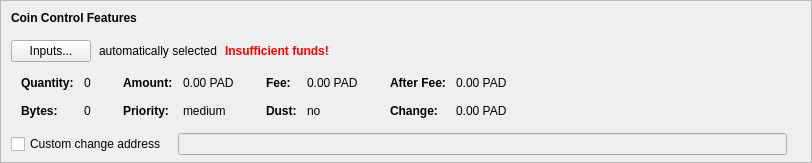
    <widget class="QFrame" name="frameCoinControl">
     <property name="sizePolicy">
      <sizepolicy hsizetype="Expanding" vsizetype="Expanding">
       <horstretch>0</horstretch>
       <verstretch>0</verstretch>
      </sizepolicy>
     </property>
     <property name="maximumSize">
      <size>
       <width>16777215</width>
       <height>16777215</height>
      </size>
     </property>
     <property name="frameShape">
      <enum>QFrame::StyledPanel</enum>
     </property>
     <property name="frameShadow">
      <enum>QFrame::Sunken</enum>
     </property>
     <layout class="QVBoxLayout" name="verticalLayoutCoinControl2">
      <property name="spacing">
       <number>0</number>
      </property>
      <property name="leftMargin">
       <number>0</number>
      </property>
      <property name="topMargin">
       <number>0</number>
      </property>
      <property name="rightMargin">
       <number>0</number>
      </property>
      <property name="bottomMargin">
       <number>6</number>
      </property>
      <item>
       <layout class="QVBoxLayout" name="verticalLayoutCoinControl" stretch="0,0,0,0,1">
        <property name="spacing">
         <number>0</number>
        </property>
        <property name="leftMargin">
         <number>10</number>
        </property>
        <property name="topMargin">
         <number>10</number>
        </property>
        <item>
         <layout class="QHBoxLayout" name="horizontalLayoutCoinControl1">
          <property name="bottomMargin">
           <number>15</number>
          </property>
          <item>
           <widget class="QLabel" name="labelCoinControlFeatures">
            <property name="sizePolicy">
             <sizepolicy hsizetype="Preferred" vsizetype="Maximum">
              <horstretch>0</horstretch>
              <verstretch>0</verstretch>
             </sizepolicy>
            </property>
            <property name="font">
             <font>
              <weight>75</weight>
              <bold>true</bold>
             </font>
            </property>
            <property name="styleSheet">
             <string notr="true">font-weight:bold;</string>
            </property>
            <property name="text">
             <string>Coin Control Features</string>
            </property>
           </widget>
          </item>
         </layout>
        </item>
        <item>
         <layout class="QHBoxLayout" name="horizontalLayoutCoinControl2" stretch="0,0,0,0">
          <property name="spacing">
           <number>8</number>
          </property>
          <property name="bottomMargin">
           <number>10</number>
          </property>
          <item>
           <widget class="QPushButton" name="pushButtonCoinControl">
            <property name="styleSheet">
             <string notr="true"/>
            </property>
            <property name="text">
             <string>Inputs...</string>
            </property>
            <property name="autoDefault">
             <bool>false</bool>
            </property>
           </widget>
          </item>
          <item>
           <widget class="QLabel" name="labelCoinControlAutomaticallySelected">
            <property name="text">
             <string>automatically selected</string>
            </property>
            <property name="margin">
             <number>5</number>
            </property>
           </widget>
          </item>
          <item>
           <widget class="QLabel" name="labelCoinControlInsuffFunds">
            <property name="font">
             <font>
              <weight>75</weight>
              <bold>true</bold>
             </font>
            </property>
            <property name="styleSheet">
             <string notr="true">color:red;font-weight:bold;</string>
            </property>
            <property name="text">
             <string>Insufficient funds!</string>
            </property>
            <property name="margin">
             <number>5</number>
            </property>
           </widget>
          </item>
          <item>
           <spacer name="horizontalSpacerCoinControl">
            <property name="orientation">
             <enum>Qt::Horizontal</enum>
            </property>
            <property name="sizeHint" stdset="0">
             <size>
              <width>40</width>
              <height>1</height>
             </size>
            </property>
           </spacer>
          </item>
         </layout>
        </item>
        <item>
         <widget class="QWidget" name="widgetCoinControl" native="true">
          <property name="sizePolicy">
           <sizepolicy hsizetype="Preferred" vsizetype="Preferred">
            <horstretch>0</horstretch>
            <verstretch>0</verstretch>
           </sizepolicy>
          </property>
          <property name="minimumSize">
           <size>
            <width>0</width>
            <height>0</height>
           </size>
          </property>
          <property name="styleSheet">
           <string notr="true"/>
          </property>
          <layout class="QHBoxLayout" name="horizontalLayoutCoinControl5">
           <property name="leftMargin">
            <number>0</number>
           </property>
           <property name="topMargin">
            <number>0</number>
           </property>
           <property name="rightMargin">
            <number>0</number>
           </property>
           <property name="bottomMargin">
            <number>0</number>
           </property>
           <item>
            <layout class="QHBoxLayout" name="horizontalLayoutCoinControl3" stretch="0,0,0,1">
             <property name="spacing">
              <number>20</number>
             </property>
             <property name="topMargin">
              <number>0</number>
             </property>
             <property name="bottomMargin">
              <number>10</number>
             </property>
             <item>
              <layout class="QFormLayout" name="formLayoutCoinControl1">
               <property name="horizontalSpacing">
                <number>10</number>
               </property>
               <property name="verticalSpacing">
                <number>14</number>
               </property>
               <property name="leftMargin">
                <number>10</number>
               </property>
               <property name="topMargin">
                <number>4</number>
               </property>
               <property name="rightMargin">
                <number>6</number>
               </property>
               <item row="0" column="0">
                <widget class="QLabel" name="labelCoinControlQuantityText">
                 <property name="font">
                  <font>
                   <weight>75</weight>
                   <bold>true</bold>
                  </font>
                 </property>
                 <property name="text">
                  <string>Quantity:</string>
                 </property>
                 <property name="margin">
                  <number>0</number>
                 </property>
                </widget>
               </item>
               <item row="0" column="1">
                <widget class="QLabel" name="labelCoinControlQuantity">
                 <property name="cursor">
                  <cursorShape>IBeamCursor</cursorShape>
                 </property>
                 <property name="contextMenuPolicy">
                  <enum>Qt::ActionsContextMenu</enum>
                 </property>
                 <property name="text">
                  <string notr="true">0</string>
                 </property>
                 <property name="margin">
                  <number>0</number>
                 </property>
                 <property name="textInteractionFlags">
                  <set>Qt::LinksAccessibleByMouse|Qt::TextSelectableByKeyboard|Qt::TextSelectableByMouse</set>
                 </property>
                </widget>
               </item>
               <item row="1" column="0">
                <widget class="QLabel" name="labelCoinControlBytesText">
                 <property name="font">
                  <font>
                   <weight>75</weight>
                   <bold>true</bold>
                  </font>
                 </property>
                 <property name="text">
                  <string>Bytes:</string>
                 </property>
                </widget>
               </item>
               <item row="1" column="1">
                <widget class="QLabel" name="labelCoinControlBytes">
                 <property name="cursor">
                  <cursorShape>IBeamCursor</cursorShape>
                 </property>
                 <property name="contextMenuPolicy">
                  <enum>Qt::ActionsContextMenu</enum>
                 </property>
                 <property name="text">
                  <string notr="true">0</string>
                 </property>
                 <property name="textInteractionFlags">
                  <set>Qt::LinksAccessibleByMouse|Qt::TextSelectableByKeyboard|Qt::TextSelectableByMouse</set>
                 </property>
                </widget>
               </item>
              </layout>
             </item>
             <item>
              <layout class="QFormLayout" name="formLayoutCoinControl2">
               <property name="horizontalSpacing">
                <number>10</number>
               </property>
               <property name="verticalSpacing">
                <number>14</number>
               </property>
               <property name="leftMargin">
                <number>6</number>
               </property>
               <property name="topMargin">
                <number>4</number>
               </property>
               <property name="rightMargin">
                <number>6</number>
               </property>
               <item row="0" column="0">
                <widget class="QLabel" name="labelCoinControlAmountText">
                 <property name="font">
                  <font>
                   <weight>75</weight>
                   <bold>true</bold>
                  </font>
                 </property>
                 <property name="text">
                  <string>Amount:</string>
                 </property>
                 <property name="margin">
                  <number>0</number>
                 </property>
                </widget>
               </item>
               <item row="0" column="1">
                <widget class="QLabel" name="labelCoinControlAmount">
                 <property name="cursor">
                  <cursorShape>IBeamCursor</cursorShape>
                 </property>
                 <property name="contextMenuPolicy">
                  <enum>Qt::ActionsContextMenu</enum>
                 </property>
                 <property name="text">
                  <string notr="true">0.00 PAD</string>
                 </property>
                 <property name="textInteractionFlags">
                  <set>Qt::LinksAccessibleByMouse|Qt::TextSelectableByKeyboard|Qt::TextSelectableByMouse</set>
                 </property>
                </widget>
               </item>
               <item row="1" column="0">
                <widget class="QLabel" name="labelCoinControlPriorityText">
                 <property name="font">
                  <font>
                   <weight>75</weight>
                   <bold>true</bold>
                  </font>
                 </property>
                 <property name="text">
                  <string>Priority:</string>
                 </property>
                </widget>
               </item>
               <item row="1" column="1">
                <widget class="QLabel" name="labelCoinControlPriority">
                 <property name="cursor">
                  <cursorShape>IBeamCursor</cursorShape>
                 </property>
                 <property name="contextMenuPolicy">
                  <enum>Qt::ActionsContextMenu</enum>
                 </property>
                 <property name="text">
                  <string>medium</string>
                 </property>
                 <property name="textInteractionFlags">
                  <set>Qt::LinksAccessibleByMouse|Qt::TextSelectableByKeyboard|Qt::TextSelectableByMouse</set>
                 </property>
                </widget>
               </item>
              </layout>
             </item>
             <item>
              <layout class="QFormLayout" name="formLayoutCoinControl3">
               <property name="horizontalSpacing">
                <number>10</number>
               </property>
               <property name="verticalSpacing">
                <number>14</number>
               </property>
               <property name="leftMargin">
                <number>6</number>
               </property>
               <property name="topMargin">
                <number>4</number>
               </property>
               <property name="rightMargin">
                <number>6</number>
               </property>
               <item row="0" column="0">
                <widget class="QLabel" name="labelCoinControlFeeText">
                 <property name="font">
                  <font>
                   <weight>75</weight>
                   <bold>true</bold>
                  </font>
                 </property>
                 <property name="text">
                  <string>Fee:</string>
                 </property>
                 <property name="margin">
                  <number>0</number>
                 </property>
                </widget>
               </item>
               <item row="0" column="1">
                <widget class="QLabel" name="labelCoinControlFee">
                 <property name="cursor">
                  <cursorShape>IBeamCursor</cursorShape>
                 </property>
                 <property name="contextMenuPolicy">
                  <enum>Qt::ActionsContextMenu</enum>
                 </property>
                 <property name="text">
                  <string notr="true">0.00 PAD</string>
                 </property>
                 <property name="textInteractionFlags">
                  <set>Qt::LinksAccessibleByMouse|Qt::TextSelectableByKeyboard|Qt::TextSelectableByMouse</set>
                 </property>
                </widget>
               </item>
               <item row="1" column="0">
                <widget class="QLabel" name="labelCoinControlLowOutputText">
                 <property name="font">
                  <font>
                   <weight>75</weight>
                   <bold>true</bold>
                  </font>
                 </property>
                 <property name="text">
                  <string>Dust:</string>
                 </property>
                </widget>
               </item>
               <item row="1" column="1">
                <widget class="QLabel" name="labelCoinControlLowOutput">
                 <property name="cursor">
                  <cursorShape>IBeamCursor</cursorShape>
                 </property>
                 <property name="contextMenuPolicy">
                  <enum>Qt::ActionsContextMenu</enum>
                 </property>
                 <property name="text">
                  <string>no</string>
                 </property>
                 <property name="textInteractionFlags">
                  <set>Qt::LinksAccessibleByMouse|Qt::TextSelectableByKeyboard|Qt::TextSelectableByMouse</set>
                 </property>
                </widget>
               </item>
              </layout>
             </item>
             <item>
              <layout class="QFormLayout" name="formLayoutCoinControl4">
               <property name="horizontalSpacing">
                <number>10</number>
               </property>
               <property name="verticalSpacing">
                <number>14</number>
               </property>
               <property name="leftMargin">
                <number>6</number>
               </property>
               <property name="topMargin">
                <number>4</number>
               </property>
               <property name="rightMargin">
                <number>6</number>
               </property>
               <item row="0" column="0">
                <widget class="QLabel" name="labelCoinControlAfterFeeText">
                 <property name="font">
                  <font>
                   <weight>75</weight>
                   <bold>true</bold>
                  </font>
                 </property>
                 <property name="text">
                  <string>After Fee:</string>
                 </property>
                 <property name="margin">
                  <number>0</number>
                 </property>
                </widget>
               </item>
               <item row="0" column="1">
                <widget class="QLabel" name="labelCoinControlAfterFee">
                 <property name="cursor">
                  <cursorShape>IBeamCursor</cursorShape>
                 </property>
                 <property name="contextMenuPolicy">
                  <enum>Qt::ActionsContextMenu</enum>
                 </property>
                 <property name="text">
                  <string notr="true">0.00 PAD</string>
                 </property>
                 <property name="textInteractionFlags">
                  <set>Qt::LinksAccessibleByMouse|Qt::TextSelectableByKeyboard|Qt::TextSelectableByMouse</set>
                 </property>
                </widget>
               </item>
               <item row="1" column="0">
                <widget class="QLabel" name="labelCoinControlChangeText">
                 <property name="font">
                  <font>
                   <weight>75</weight>
                   <bold>true</bold>
                  </font>
                 </property>
                 <property name="text">
                  <string>Change:</string>
                 </property>
                </widget>
               </item>
               <item row="1" column="1">
                <widget class="QLabel" name="labelCoinControlChange">
                 <property name="cursor">
                  <cursorShape>IBeamCursor</cursorShape>
                 </property>
                 <property name="contextMenuPolicy">
                  <enum>Qt::ActionsContextMenu</enum>
                 </property>
                 <property name="text">
                  <string notr="true">0.00 PAD</string>
                 </property>
                 <property name="textInteractionFlags">
                  <set>Qt::LinksAccessibleByMouse|Qt::TextSelectableByKeyboard|Qt::TextSelectableByMouse</set>
                 </property>
                </widget>
               </item>
              </layout>
             </item>
            </layout>
           </item>
          </layout>
         </widget>
        </item>
        <item>
         <layout class="QHBoxLayout" name="horizontalLayoutCoinControl4" stretch="0,0,0">
          <property name="spacing">
           <number>12</number>
          </property>
          <property name="sizeConstraint">
           <enum>QLayout::SetDefaultConstraint</enum>
          </property>
          <property name="topMargin">
           <number>5</number>
          </property>
          <property name="rightMargin">
           <number>5</number>
          </property>
          <item>
           <widget class="QCheckBox" name="checkBoxCoinControlChange">
            <property name="toolTip">
             <string>If this is activated, but the change address is empty or invalid, change will be sent to a newly generated address.</string>
            </property>
            <property name="text">
             <string>Custom change address</string>
            </property>
           </widget>
          </item>
          <item>
           <widget class="QValidatedLineEdit" name="lineEditCoinControlChange">
            <property name="enabled">
             <bool>false</bool>
            </property>
            <property name="sizePolicy">
             <sizepolicy hsizetype="Expanding" vsizetype="Fixed">
              <horstretch>0</horstretch>
              <verstretch>0</verstretch>
             </sizepolicy>
            </property>
           </widget>
          </item>
          <item>
           <widget class="QLabel" name="labelCoinControlChangeLabel">
            <property name="sizePolicy">
             <sizepolicy hsizetype="Preferred" vsizetype="Expanding">
              <horstretch>0</horstretch>
              <verstretch>0</verstretch>
             </sizepolicy>
            </property>
            <property name="minimumSize">
             <size>
              <width>0</width>
              <height>0</height>
             </size>
            </property>
            <property name="text">
             <string/>
            </property>
            <property name="margin">
             <number>3</number>
            </property>
           </widget>
          </item>
         </layout>
        </item>
        <item>
         <spacer name="verticalSpacerCoinControl">
          <property name="orientation">
           <enum>Qt::Vertical</enum>
          </property>
          <property name="sizeHint" stdset="0">
           <size>
            <width>800</width>
            <height>1</height>
           </size>
          </property>
         </spacer>
        </item>
       </layout>
      </item>
     </layout>
    </widget>
